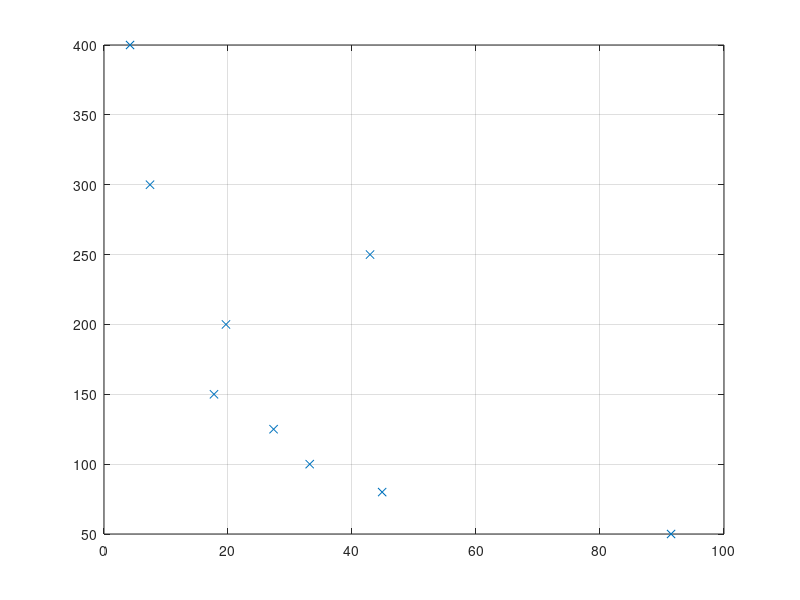

MATLAB code for this plot:
clear; close all;

data=[50	2655.42	68	0.91	91.46
80	10587.75	133	0.45	44.86
100	16683.58	155	0.33	33.18
125	10055.13	77	0.27	27.35
150	10668.11	53	0.18	17.74
200	9076.59	50	0.20	19.67
250	4826.82	58	0.43	42.91
300	6259.1	13	0.07	7.42
400	5107.87	6	0.04	4.20];

d = data(:,1);
f = data(:,5);

figure;
plot(f,d,'x');
grid on; hold on;
